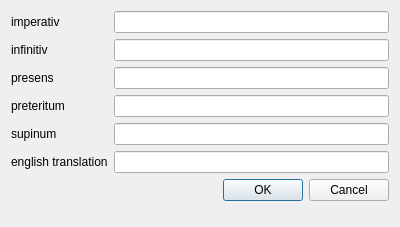
<?xml version="1.0" encoding="UTF-8"?>
<ui version="4.0">
 <class>VerbDialog</class>
 <widget class="QDialog" name="VerbDialog">
  <property name="geometry">
   <rect>
    <x>0</x>
    <y>0</y>
    <width>400</width>
    <height>227</height>
   </rect>
  </property>
  <property name="windowTitle">
   <string>Dialog</string>
  </property>
  <layout class="QFormLayout" name="formLayout">
   <item row="1" column="1">
    <widget class="QLineEdit" name="imperativField"/>
   </item>
   <item row="2" column="1">
    <widget class="QLineEdit" name="infinitivField"/>
   </item>
   <item row="3" column="1">
    <widget class="QLineEdit" name="presensField"/>
   </item>
   <item row="4" column="1">
    <widget class="QLineEdit" name="preteritumField"/>
   </item>
   <item row="1" column="0">
    <widget class="QLabel" name="imperativLabel">
     <property name="text">
      <string>imperativ</string>
     </property>
    </widget>
   </item>
   <item row="2" column="0">
    <widget class="QLabel" name="infinitivLabel">
     <property name="text">
      <string>infinitiv</string>
     </property>
    </widget>
   </item>
   <item row="3" column="0">
    <widget class="QLabel" name="presensLabel">
     <property name="text">
      <string>presens</string>
     </property>
    </widget>
   </item>
   <item row="4" column="0">
    <widget class="QLabel" name="preteritumLabel">
     <property name="text">
      <string>preteritum</string>
     </property>
    </widget>
   </item>
   <item row="5" column="1">
    <widget class="QLineEdit" name="supinumField"/>
   </item>
   <item row="5" column="0">
    <widget class="QLabel" name="supinumLabel">
     <property name="text">
      <string>supinum</string>
     </property>
    </widget>
   </item>
   <item row="6" column="0">
    <widget class="QLabel" name="engTransLabel">
     <property name="text">
      <string>english translation</string>
     </property>
    </widget>
   </item>
   <item row="6" column="1">
    <widget class="QLineEdit" name="engTransField"/>
   </item>
   <item row="7" column="1">
    <widget class="QDialogButtonBox" name="buttonBox">
     <property name="orientation">
      <enum>Qt::Horizontal</enum>
     </property>
     <property name="standardButtons">
      <set>QDialogButtonBox::Cancel|QDialogButtonBox::Ok</set>
     </property>
    </widget>
   </item>
  </layout>
 </widget>
 <resources/>
 <connections>
  <connection>
   <sender>buttonBox</sender>
   <signal>accepted()</signal>
   <receiver>VerbDialog</receiver>
   <slot>accept()</slot>
   <hints>
    <hint type="sourcelabel">
     <x>248</x>
     <y>254</y>
    </hint>
    <hint type="destinationlabel">
     <x>157</x>
     <y>274</y>
    </hint>
   </hints>
  </connection>
  <connection>
   <sender>buttonBox</sender>
   <signal>rejected()</signal>
   <receiver>VerbDialog</receiver>
   <slot>reject()</slot>
   <hints>
    <hint type="sourcelabel">
     <x>316</x>
     <y>260</y>
    </hint>
    <hint type="destinationlabel">
     <x>286</x>
     <y>274</y>
    </hint>
   </hints>
  </connection>
 </connections>
</ui>
